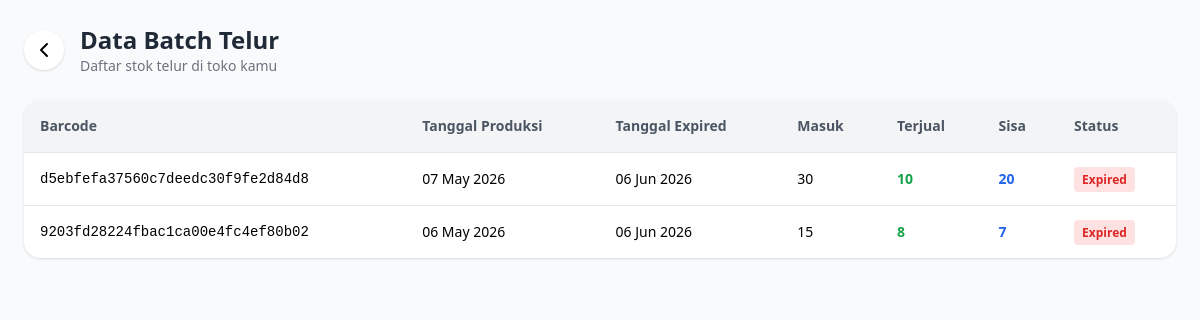
Page /eggs/batch.php (signed in) on the committed database.
### tables this page shows
CREATE TABLE `egg_stocks` (
  `id` int(11) NOT NULL,
  `egg_id` int(11) NOT NULL,
  `store_id` int(11) NOT NULL,
  `quantity` int(11) NOT NULL,
  `sold` int(11) NOT NULL DEFAULT 0,
  `remaining` int(11) NOT NULL,
  `status` enum('IN_STORE','SOLD') NOT NULL,
  `created_at` timestamp NOT NULL DEFAULT current_timestamp()
);

CREATE TABLE `eggs` (
  `id` int(11) NOT NULL,
  `barcode` varchar(255) NOT NULL,
  `method` enum('bata','serbuk') NOT NULL,
  `production_date` date NOT NULL,
  `expired_date` date NOT NULL,
  `quantity` int(50) NOT NULL,
  `remaining` int(11) NOT NULL,
  `status` enum('CREATED','OUT_FARM','IN_STORE','SOLD','EXPIRED') NOT NULL,
  `created_at` timestamp NOT NULL DEFAULT current_timestamp()
);

### eggs/batch.php (the view, shortened to what this page needs)
<?php
include __DIR__ . "/../config/db.php";
$store_id = (int)$_SESSION['user']['id'];
$data = mysqli_query($conn, "
    SELECT
        eggs.barcode,
        eggs.created_at,
        eggs.production_date,
        eggs.expired_date,
        eggs.status,
        egg_stocks.quantity,
        egg_stocks.sold,
        egg_stocks.remaining
    FROM egg_stocks
    JOIN eggs ON eggs.id = egg_stocks.egg_id
    WHERE egg_stocks.store_id = $store_id
    ORDER BY eggs.created_at DESC
");
?>
<!DOCTYPE html>
<html>
<head>
    <script src="https://cdn.tailwindcss.com"></script>
</head>
<body class="bg-gray-50">
<div class="max-w-7xl mx-auto p-6">
    <div class="flex items-center gap-4 mb-6">
         <a href="../dashboard_toko.php"
            class="w-10 h-10 flex items-center justify-center rounded-full bg-white shadow hover:bg-gray-100">
            <i data-lucide="chevron-left"></i>
        </a>
        <div>
            <h1 class="text-2xl font-bold text-gray-800">
                Data Batch Telur
            </h1>
            <p class="text-gray-500 text-sm">
                Daftar stok telur di toko kamu
            </p>
        </div>
    </div>
    <div class="bg-white rounded-2xl shadow overflow-hidden">
        <div class="overflow-x-auto">
            <table class="w-full text-sm">
                <thead class="bg-gray-100 text-gray-600">
                    <tr>
                        <th class="p-4 text-left">Barcode</th>
                        <th class="p-4 text-left">Tanggal Produksi</th>
                        <th class="p-4 text-left">Tanggal Expired</th>
                        <th class="p-4 text-left">Masuk</th>
                        <th class="p-4 text-left">Terjual</th>
                        <th class="p-4 text-left">Sisa</th>
                        <th class="p-4 text-left">Status</th>
                    </tr>
                </thead>
                <tbody>
                <?php if (mysqli_num_rows($data) > 0): ?>
                    <?php while($row = mysqli_fetch_assoc($data)): ?>
                        <tr class="border-t hover:bg-gray-50">
                            <td class="p-4 font-mono">
                                <?= $row['barcode'] ?>
                            </td>
                            <td class="p-4">
                                <?= date('d M Y', strtotime($row['production_date'])) ?>
                            </td>
                            <td class="p-4">
                                <?= date('d M Y', strtotime($row['expired_date'])) ?>
                            </td>
                            <td class="p-4">
                                <?= $row['quantity'] ?>
                            </td>
                            <td class="p-4 text-green-600 font-semibold">
                                <?= $row['sold'] ?>
                            </td>
                            <td class="p-4 text-blue-600 font-semibold">
                                <?= $row['remaining'] ?>
                            </td>
                            <td class="p-4">
                                <?php
                                $today = date('Y-m-d');
                                if ($row['status'] == 'EXPIRED' || $row['expired_date'] < $today):
                                ?>
                                    <span class="bg-red-100 text-red-600 px-2 py-1 rounded text-xs font-semibold">
                                        Expired
                                    </span>
                                <?php
                                elseif ($row['remaining'] == 0):
                                ?>
                                    <span class="bg-gray-100 text-gray-600 px-2 py-1 rounded text-xs">
                                        Habis
                                    </span>
                                <?php
                                else:
                                ?>
                                    <span class="bg-green-100 text-green-600 px-2 py-1 rounded text-xs">
                                        Tersedia
                                    </span>
                                <?php endif; ?>
                            </td>
                        </tr>
                    <?php endwhile; ?>
                <?php endif; ?>
                </tbody>
            </table>
        </div>
    </div>
</div>
</body>
</html>

### rows in the picture
egg_stocks: egg.barcode "d5ebfefa37560c7deedc30f9fe2d84d8", egg.production_date "07 May 2026", egg.expired_date "06 Jun 2026", quantity "30", sold "10", remaining "20"
egg_stocks: egg.barcode "9203fd28224fbac1ca00e4fc4ef80b02", egg.production_date "06 May 2026", egg.expired_date "06 Jun 2026", quantity "15", sold "8", remaining "7"
